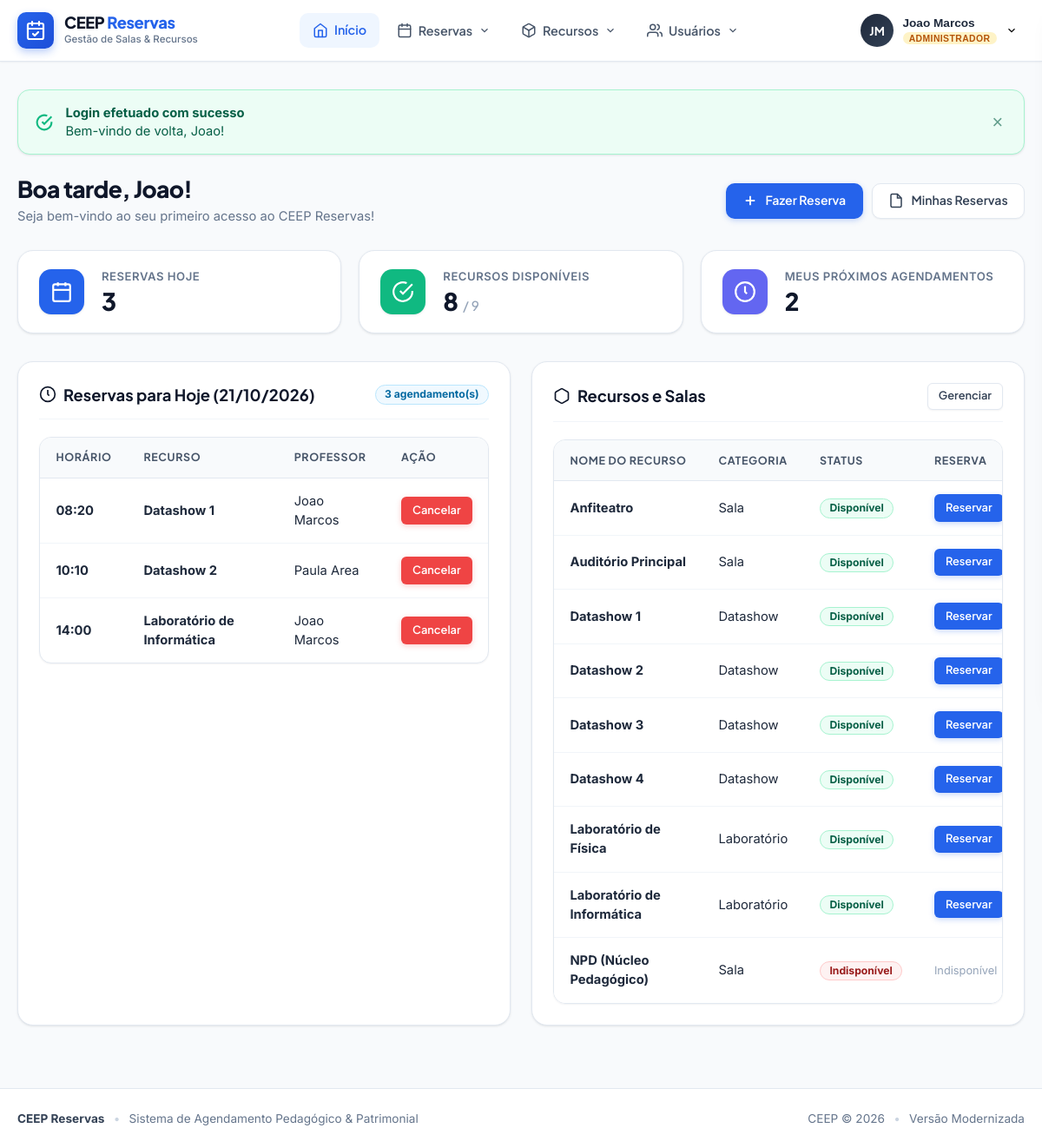
The app's page /public_html/ceep/home.php (signed in), older data.
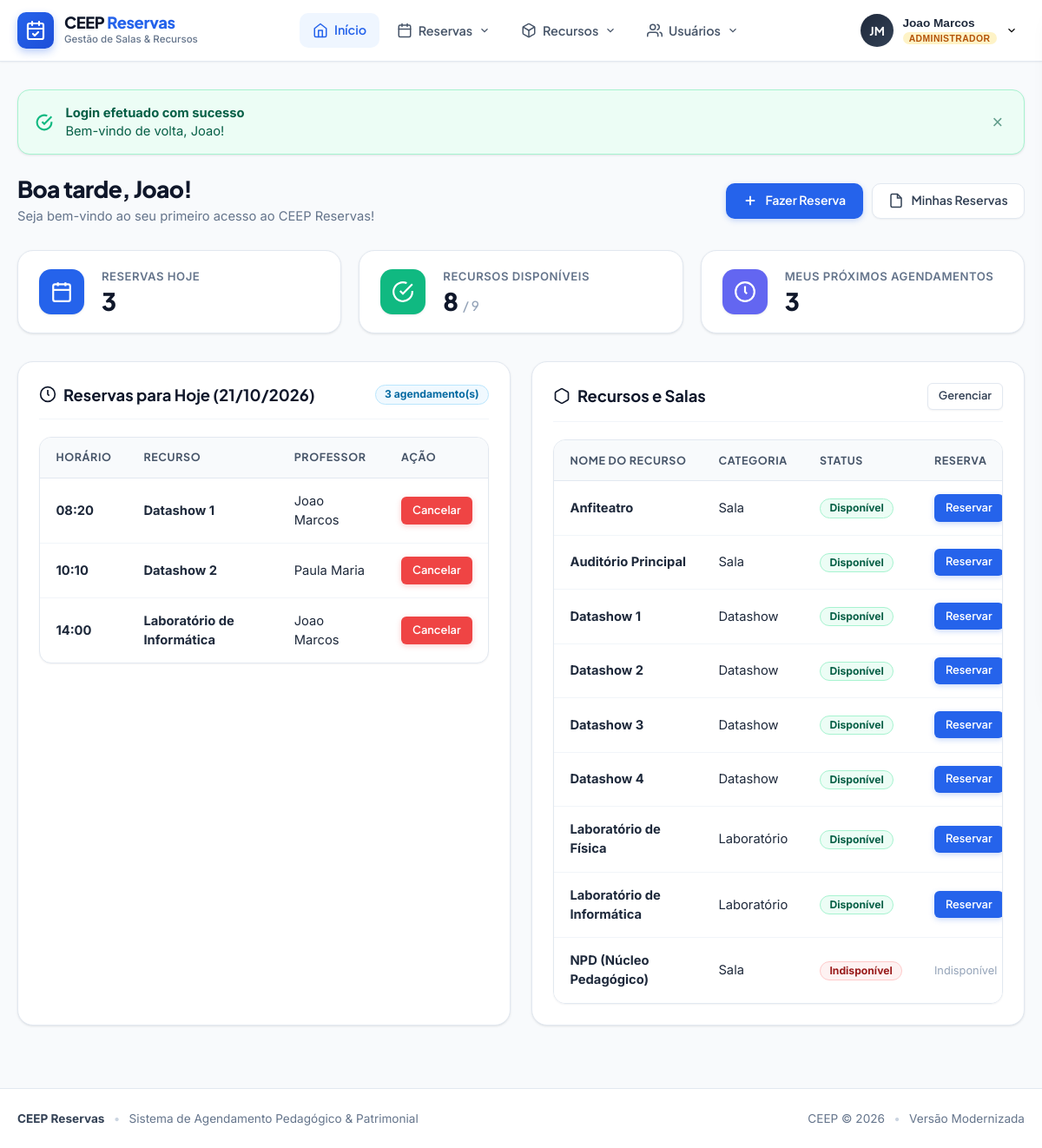
The same page, newer data.
### tables this page shows
CREATE TABLE reservas (
    ID INTEGER PRIMARY KEY AUTOINCREMENT,
    cod_recurso INTEGER DEFAULT 0,
    matricula INTEGER DEFAULT 0,
    datatempo TEXT DEFAULT NULL,
    turno TEXT DEFAULT 'm',
    ticket TEXT DEFAULT '0',
    disponivel INTEGER DEFAULT 0,
    pegou INTEGER DEFAULT 0
);

CREATE TABLE usuarios (
    usuario_id INTEGER PRIMARY KEY AUTOINCREMENT,
    nome TEXT NOT NULL DEFAULT '',
    sobrenome TEXT DEFAULT '',
    cpf TEXT NOT NULL DEFAULT '',
    matricula INTEGER NOT NULL,
    email TEXT NOT NULL DEFAULT '',
    tipo TEXT NOT NULL DEFAULT '',
    senha TEXT NOT NULL DEFAULT '',
    nivel_usuario TEXT NOT NULL DEFAULT '0',
    data_cadastro TEXT NOT NULL DEFAULT '0000-00-00 00:00:00',
    data_ultimo_login TEXT NOT NULL DEFAULT '0000-00-00 00:00:00',
    ativado TEXT NOT NULL DEFAULT '0'
);

CREATE TABLE recursos (
    cod_recurso INTEGER PRIMARY KEY AUTOINCREMENT,
    nome_recurso TEXT NOT NULL,
    status TEXT DEFAULT 'Disponivel',
    categoria TEXT DEFAULT '1'
);

### public_html/ceep/home.php (the view, shortened to what the changed rows need)
<?php
require_once __DIR__ . '/core/bootstrap.php';
$user = auth_user();
$isAdmin = auth_is_admin();
$matricula = $user['matricula'];
$hoje = date('Y-m-d');
$agora = date('Y-m-d H:i:s');
$hora = (int)date('H');
if ($hora >= 5 && $hora < 12) {
    $saudacao = 'Bom dia';
} elseif ($hora >= 12 && $hora < 18) {
    $saudacao = 'Boa tarde';
} else {
    $saudacao = 'Boa noite';
}
try {
    $minhasReservasCount = (int)DB::fetchOne(
        "SELECT COUNT(*) as c FROM reservas WHERE matricula = ? AND datatempo >= ?",
        [$matricula, $agora]
    )['c'];
} catch (Throwable $t) {
    $reservasHojeTotal = 0;
    $minhasReservasCount = 0;
}
try {
    if ($isAdmin) {
        $reservasHoje = DB::fetchAll(
            "SELECT r.*, rec.nome_recurso, rec.categoria, u.nome, u.sobrenome
             FROM reservas r
             LEFT JOIN recursos rec ON r.cod_recurso = rec.cod_recurso
             LEFT JOIN usuarios u ON r.matricula = u.matricula
             WHERE DATE(r.datatempo) = ?
             ORDER BY r.datatempo ASC",
            [$hoje]
        );
    }
} catch (Throwable $t) {
    $reservasHoje = [];
}
?>
<div class="page-header animate-slide-in">
    <div>
        <h1 class="page-title"><?= e($saudacao) ?>, <?= e($user['nome']) ?>!</h1>
    </div>
</div>
<div class="stats-grid animate-slide-in">
    <div class="stat-card">
        <div class="stat-info">
            <span class="stat-label">Meus Próximos Agendamentos</span>
            <span class="stat-value"><?= $minhasReservasCount ?></span>
        </div>
    </div>
</div>
<div style="display: grid; grid-template-columns: repeat(auto-fit, minmax(460px, 1fr)); gap: 1.5rem;">
    <div class="card animate-slide-in">
        <div class="card-header">
            <h2 class="card-title">
                <svg width="20" height="20" viewBox="0 0 24 24" fill="none" stroke="currentColor" stroke-width="2"><circle cx="12" cy="12" r="10"></circle><polyline points="12 6 12 12 14 14"></polyline></svg>
                <span>Reservas para Hoje (<?= date('d/m/Y') ?>)</span>
            </h2>
        </div>
        <?php if (empty($reservasHoje)): ?>
            <div class="empty-state" style="padding: 2.5rem 1rem;">
                <div class="empty-state-icon">
                    <svg width="32" height="32" viewBox="0 0 24 24" fill="none" stroke="currentColor" stroke-width="2"><rect x="3" y="4" width="18" height="18" rx="2" ry="2"></rect><line x1="16" y1="2" x2="16" y2="6"></line><line x1="8" y1="2" x2="8" y2="6"></line><line x1="3" y1="10" x2="21" y2="10"></line></svg>
                </div>
                <h3 class="empty-state-title">Nenhuma reserva agendada para hoje</h3>
                <p class="empty-state-desc">Os recursos estão livres para agendamento. Clique abaixo para reservar uma sala ou equipamento.</p>
                <a href="user1.php" class="btn btn-primary btn-sm">Agendar Horário</a>
            </div>
        <?php else: ?>
            <div class="table-responsive">
                <table class="ceep-table">
                    <thead>
                        <tr>
                            <th>Horário</th>
                            <th>Recurso</th>
                            <?php if ($isAdmin): ?><th>Professor</th><?php endif; ?>
                            <th>Ação</th>
                        </tr>
                    </thead>
                    <tbody>
                        <?php foreach ($reservasHoje as $res): ?>
                        <tr>
                            <td>
                                <strong><?= date('H:i', strtotime($res['datatempo'])) ?></strong>
                            </td>
                            <td>
                                <strong><?= e($res['nome_recurso'] ?? 'Recurso #' . $res['cod_recurso']) ?></strong>
                            </td>
                            <?php if ($isAdmin): ?>
                            <td>
                                <?= e(trim(($res['nome'] ?? '') . ' ' . ($res['sobrenome'] ?? ''))) ?: 'Matrícula ' . e($res['matricula']) ?>
                            </td>
                            <?php endif; ?>
                            <td>
                                <?php if ($isAdmin || $res['matricula'] == $matricula): ?>
                                <a
                                    href="cancela.php?id=<?= urlencode($res['ID']) ?>&csrf_token=<?= e(csrf_token()) ?>"
                                    class="btn btn-danger btn-sm"
                                    data-confirm="Deseja realmente cancelar este horário reservado?"
                                    title="Cancelar Reserva"
                                >
                                    Cancelar
                                </a>
                                <?php endif; ?>
                            </td>
                        </tr>
                        <?php endforeach; ?>
                    </tbody>
                </table>
            </div>
        <?php endif; ?>
    </div>
    <div class="card animate-slide-in">
        <div class="card-header">
            <h2 class="card-title">
                <svg width="20" height="20" viewBox="0 0 24 24" fill="none" stroke="currentColor" stroke-width="2"><path d="M21 16V8a2 2 0 0 0-1-1.73l-7-4a2 2 0 0 0-2 0l-7 4A2 2 0 0 0 3 8v8a2 2 0 0 0 1 1.73l7 4a2 2 0 0 0 2 0l7-4A2 2 0 0 0 21 16z"></path></svg>
                <span>Recursos e Salas</span>
            </h2>
        </div>
        <div class="table-responsive">
            <table class="ceep-table">
                <thead>
                    <tr>
                        <th>Nome do Recurso</th>
                        <th>Categoria</th>
                        <th>Status</th>
                        <th>Reserva</th>
                    </tr>
                </thead>
            </table>
        </div>
    </div>
</div>

Row changes from the older to the newer data that the page shows:
changed through a linked row, reservas "Datashow 2": usuarios.nome+sobrenome "Paula Area" → "Paula Maria"
Text that changed along with them:
$minhasReservasCount: "2" → "3"
